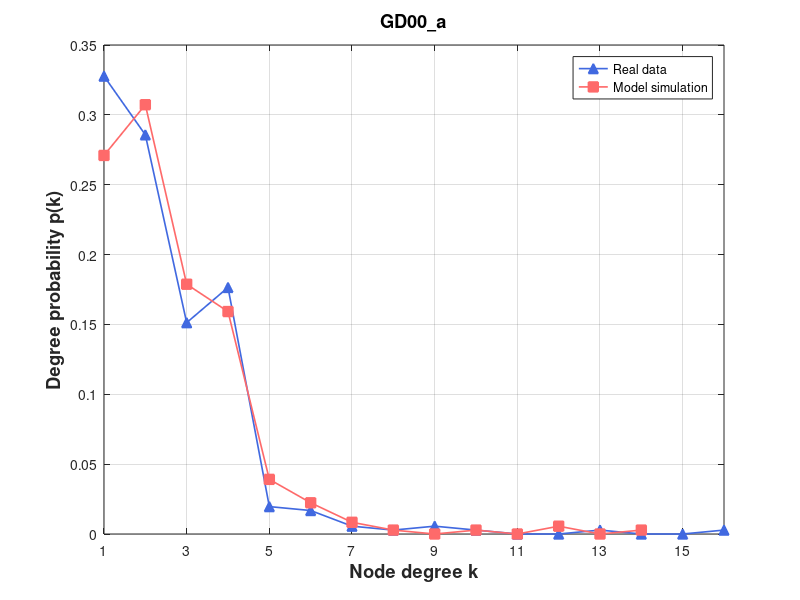

Source code (MATLAB):
% Create some data
% 定义度数直方图

degree_hist1 =  [0, 117, 102, 54, 63, 7, 6, 2, 1, 2, 1, 0, 0, 1, 0, 0, 1];
degree_hist2 =  [0, 97, 110, 64, 57, 14, 8, 3, 1, 0, 1, 0, 2, 0, 1];

% 将度数直方图转换为浮点型数组

degree_hist1 = double(degree_hist1);
degree_hist2 = double(degree_hist2);

degree1 = degree_hist1(2:end);
degree2 = degree_hist2(2:end);
% 计算度数概率
degree_prob1 = degree1 / sum(degree1);
degree_prob2 = degree2 / sum(degree2);

figure

set(gca, 'FontSize', 12);

  
plot(1:length(degree_prob1), degree_prob1, '^-','Color',[65/256,105/256,225/256],'LineWidth',1.2,'Markersize',7,'MarkerFaceColor',[65/256,105/256,225/256])

hold on
%plot(eb, predictionData,'ro-','LineWidth',1.2,'Markersize',7,'MarkerFaceColor','r')
%plot(eb, predictionData, 's-','Color',[171/256,130/256,255/256],'LineWidth',1.2,'Markersize',7,'MarkerFaceColor',[171/256,130/256,255/256]) 
%plot(eb, epsilon7, 's-','Color',[0/256,206/256,209/256],'LineWidth',1.2,'Markersize',7,'MarkerFaceColor',[0/256,206/256,209/256])

%plot(eb, size700, 's-','Color',[171/256,130/256,255/256],'LineWidth',1.2,'Markersize',7,'MarkerFaceColor',[171/256,130/256,255/256]) %Purple
plot(1:length(degree_prob2), degree_prob2, 's-','Color',[255/256,106/256,106/256],'LineWidth',1.2,'Markersize',7,'MarkerFaceColor',[255/256,106/256,106/256])



% Turn on the grid
grid on

% Add title and axis labels
%title('Performance of Baseband QPSK')
xlabel('Node degree k','FontSize',13.2,'FontWeight','bold')
ylabel('Degree probability p(k)','FontSize',13.2,'FontWeight','bold')
legend('Real data', 'Model simulation')
% title('Wikibooks (Initial)', 'FontSize', 13.2, 'FontWeight', 'bold')
title('GD00\_a', 'FontSize', 13.2, 'FontWeight', 'bold')
% axis([0.03 1.02 0 0.35])
%set(gca,'xtick',[xmin:step:xmax])
% set(gca,'xtick',[1:1000:11000])
set(gca,'xtick', 1:2:max(length(degree_prob1),length(degree_prob2)))
% set(gca,'xticklabels',{'0','0.16','0.32','0.48','0.64','0.80'});
%set(gca,'ytick',[0:0.05:0.35])
xlim([1 max(length(degree_prob1),length(degree_prob2))])
%set(gca,'xscale','log')
